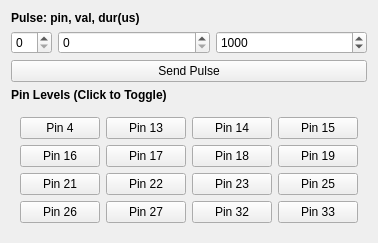
              <widget class="QWidget" name="tab_serial_gpio">
               <attribute name="title">
                <string>GPIO</string>
               </attribute>
               <layout class="QFormLayout" name="form_serial_gpio">
                <item row="0" column="0" colspan="2">
                 <widget class="QLabel" name="lbl_pulse">
                  <property name="text">
                   <string>Pulse: pin, val, dur(us)</string>
                  </property>
                  <property name="font">
                    <font>
                     <bold>true</bold>
                    </font>
                  </property>
                 </widget>
                </item>
                <item row="1" column="0">
                 <widget class="QSpinBox" name="spin_pulse_pin">
                  <property name="toolTip"><string>Pin</string></property>
                 </widget>
                </item>
                <item row="1" column="1">
                 <layout class="QHBoxLayout" name="layout_pulse_args">
                  <item>
                   <widget class="QSpinBox" name="spin_pulse_val">
                    <property name="maximum"><number>1</number></property>
                    <property name="toolTip"><string>Value (0/1)</string></property>
                   </widget>
                  </item>
                  <item>
                   <widget class="QSpinBox" name="spin_pulse_dur">
                    <property name="maximum"><number>10000000</number></property>
                    <property name="value"><number>1000</number></property>
                    <property name="toolTip"><string>Duration (us)</string></property>
                   </widget>
                  </item>
                 </layout>
                </item>
                <item row="2" column="0" colspan="2">
                 <widget class="QPushButton" name="btn_cmd_pulse">
                  <property name="text"><string>Send Pulse</string></property>
                 </widget>
                </item>
                
                <item row="3" column="0" colspan="2">
                  <widget class="QLabel" name="lbl_level">
                   <property name="text"><string>Pin Levels (Click to Toggle)</string></property>
                   <property name="font"><font><bold>true</bold></font></property>
                  </widget>
                </item>
                <item row="4" column="0" colspan="2">
                 <widget class="QWidget" name="widget_level_pins">
                  <layout class="QGridLayout" name="layout_level_pins">
                   <item row="0" column="0">
                    <widget class="QPushButton" name="btn_pin_4">
                     <property name="text"><string>Pin 4</string></property>
                     <property name="minimumHeight"><number>40</number></property>
                    </widget>
                   </item>
                   <item row="0" column="1">
                    <widget class="QPushButton" name="btn_pin_13">
                     <property name="text"><string>Pin 13</string></property>
                     <property name="minimumHeight"><number>40</number></property>
                    </widget>
                   </item>
                   <item row="0" column="2">
                    <widget class="QPushButton" name="btn_pin_14">
                     <property name="text"><string>Pin 14</string></property>
                     <property name="minimumHeight"><number>40</number></property>
                    </widget>
                   </item>
                   <item row="0" column="3">
                    <widget class="QPushButton" name="btn_pin_15">
                     <property name="text"><string>Pin 15</string></property>
                     <property name="minimumHeight"><number>40</number></property>
                    </widget>
                   </item>
                   <item row="1" column="0">
                    <widget class="QPushButton" name="btn_pin_16">
                     <property name="text"><string>Pin 16</string></property>
                     <property name="minimumHeight"><number>40</number></property>
                    </widget>
                   </item>
                   <item row="1" column="1">
                    <widget class="QPushButton" name="btn_pin_17">
                     <property name="text"><string>Pin 17</string></property>
                     <property name="minimumHeight"><number>40</number></property>
                    </widget>
                   </item>
                   <item row="1" column="2">
                    <widget class="QPushButton" name="btn_pin_18">
                     <property name="text"><string>Pin 18</string></property>
                     <property name="minimumHeight"><number>40</number></property>
                    </widget>
                   </item>
                   <item row="1" column="3">
                    <widget class="QPushButton" name="btn_pin_19">
                     <property name="text"><string>Pin 19</string></property>
                     <property name="minimumHeight"><number>40</number></property>
                    </widget>
                   </item>
                   <item row="2" column="0">
                    <widget class="QPushButton" name="btn_pin_21">
                     <property name="text"><string>Pin 21</string></property>
                     <property name="minimumHeight"><number>40</number></property>
                    </widget>
                   </item>
                   <item row="2" column="1">
                    <widget class="QPushButton" name="btn_pin_22">
                     <property name="text"><string>Pin 22</string></property>
                     <property name="minimumHeight"><number>40</number></property>
                    </widget>
                   </item>
                   <item row="2" column="2">
                    <widget class="QPushButton" name="btn_pin_23">
                     <property name="text"><string>Pin 23</string></property>
                     <property name="minimumHeight"><number>40</number></property>
                    </widget>
                   </item>
                   <item row="2" column="3">
                    <widget class="QPushButton" name="btn_pin_25">
                     <property name="text"><string>Pin 25</string></property>
                     <property name="minimumHeight"><number>40</number></property>
                    </widget>
                   </item>
                   <item row="3" column="0">
                    <widget class="QPushButton" name="btn_pin_26">
                     <property name="text"><string>Pin 26</string></property>
                     <property name="minimumHeight"><number>40</number></property>
                    </widget>
                   </item>
                   <item row="3" column="1">
                    <widget class="QPushButton" name="btn_pin_27">
                     <property name="text"><string>Pin 27</string></property>
                     <property name="minimumHeight"><number>40</number></property>
                    </widget>
                   </item>
                   <item row="3" column="2">
                    <widget class="QPushButton" name="btn_pin_32">
                     <property name="text"><string>Pin 32</string></property>
                     <property name="minimumHeight"><number>40</number></property>
                    </widget>
                   </item>
                   <item row="3" column="3">
                    <widget class="QPushButton" name="btn_pin_33">
                     <property name="text"><string>Pin 33</string></property>
                     <property name="minimumHeight"><number>40</number></property>
                    </widget>
                   </item>
                  </layout>
                 </widget>
                </item>
               </layout>
              </widget>
